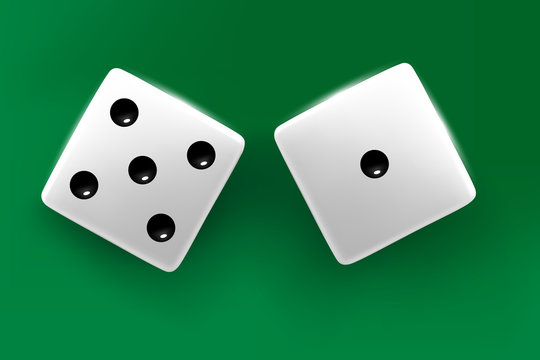
#> input picture assignment-27/Input/3.jpg, 540 x 360 px
$ jupyter execute 'Dice Recognition test.ipynb'   (older library calls are emulated)
#> lines starting #> are read from the running program, lines starting #| are printed output that depends on the picture; after the words box and inside, x2 and y2 are one past the last pixel; in counts of white or black regions, pixels touching at a corner belong together
[cell 1]
import cv2
import numpy as np
import matplotlib.pyplot as plt

[cell 2]
img = cv2.imread( "Input/3.jpg")
#> img is the input picture: shape (360, 540, 3); mean B, G, R 89.9, 135.2, 52.7
img = cv2.cvtColor(img , cv2.COLOR_BGR2GRAY)
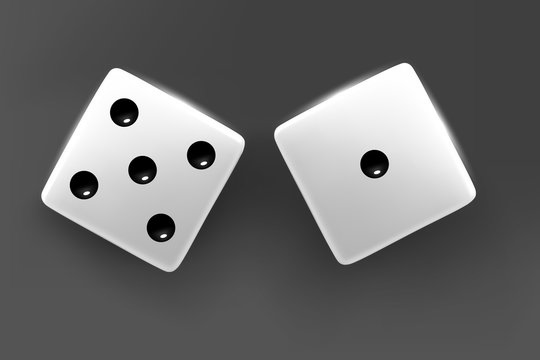
#> img: shape (360, 540); min 0, max 255, mean 105.3
plt.imshow(img, cmap = "gray")

[cell 3]
img = cv2.GaussianBlur(img, (3, 3), 0)
lap = cv2.Laplacian(img ,cv2.CV_16S)
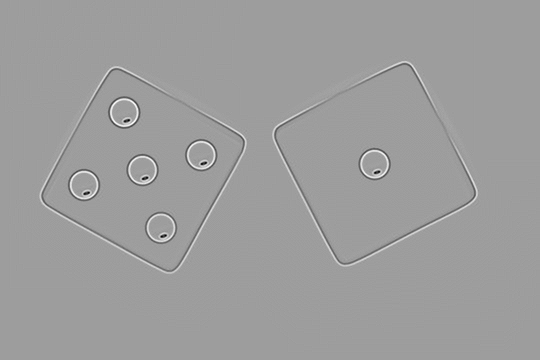
#> lap: shape (360, 540) int16; min -145, max 90, mean 0; drawn with min black and max white
lap = np.uint8(np.absolute(lap))
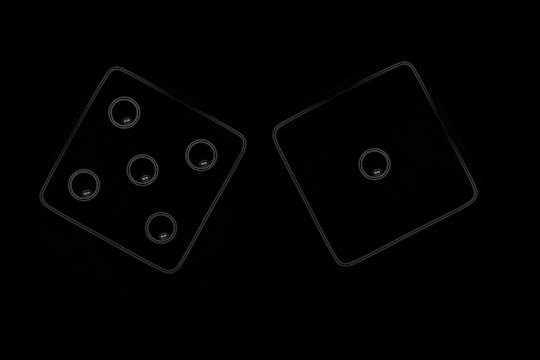
#> lap: shape (360, 540); min 0, max 145, mean 2
plt.imshow(lap, cmap = "gray")

[cell 4]
_ , th1 = cv2.threshold(lap , 10 , 255 , cv2.THRESH_BINARY)
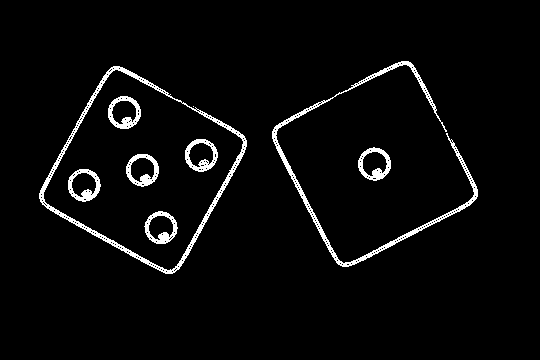
#> th1: shape (360, 540); 3.7% white; 9 white regions (1 under 20 px)
plt.imshow(th1, cmap = "gray")

[cell 5]
contours , _ = cv2.findContours(th1, cv2.RETR_LIST, cv2.CHAIN_APPROX_NONE)
#> contours = 422 contours, 407 with area under 20; largest, box (x1, y1, x2, y2) and area: (39, 66, 247, 274) 25408, (43, 69, 244, 271) 23462, (272, 61, 478, 267) 1830, (108, 96, 141, 129) 814, (358, 147, 391, 181) 806

for c in contours:
    if len(c) > 50:
        x, y, w, h = cv2.boundingRect(c)
        cv2.rectangle(img, (x,y) , (x+w,y+h), (127,127,127), 4)
        plt.imshow(img, cmap = "gray")
#> this loop made 422 passes
#> (x, y, w, h) on passes 116, 130, 200, 214, 248, 255, 258, 267, 277, 285, 360, 368: (148, 215, 26, 26), (144, 211, 34, 33), (71, 172, 26, 26), (68, 169, 33, 33), (130, 157, 25, 26), (126, 154, 33, 33), (362, 151, 26, 26), (358, 147, 33, 34), (188, 142, 26, 26), (185, 139, 33, 33), (111, 100, 26, 25), (108, 96, 33, 33)
#> c on passes 1 to 6: [[171, 271], [172, 270], [173, 271], [172, 272]], [[165, 271], [166, 270], [167, 271], [166, 272]], [[173, 270], [174, 269], [175, 270], [174, 271]], [[162, 270], [163, 269], [164, 270], [163, 271]], [[174, 269], [175, 268], [176, 269], [175, 270]], [[160, 269], [161, 268], [162, 269], [161, 270]]
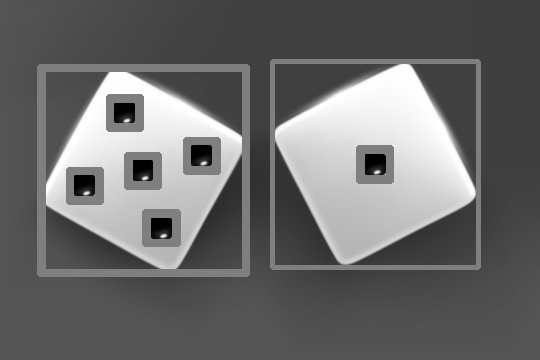
#> img: shape (360, 540); min 0, max 255, mean 107.1
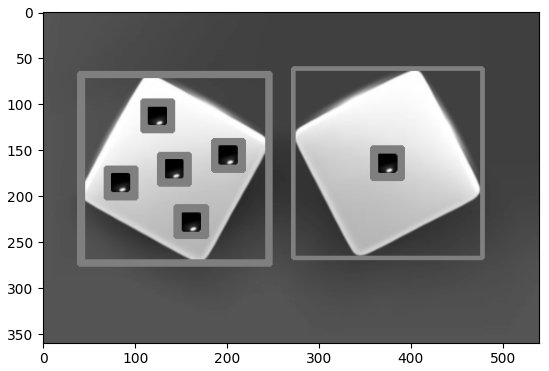
#> figure drawn by matplotlib, 1 panel

$ run again, with assignment-27/Input/10.jpg copied over assignment-27/Input/3.jpg
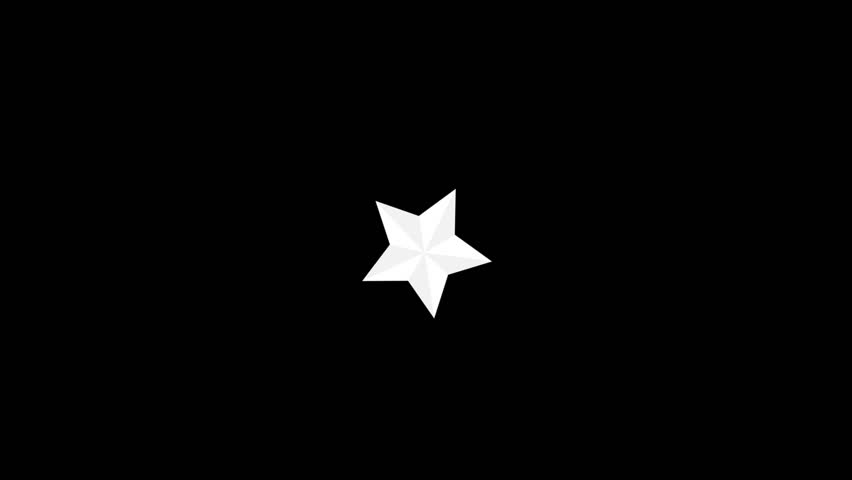
#> input picture assignment-27/Input/10.jpg, 852 x 480 px
#> img is the input picture: shape (480, 852, 3); min 0, max 255, mean 5.2
#> `_ , th1 = cv2.threshold(lap , 10 , 255 , cv2.THRESH_BINARY)`:
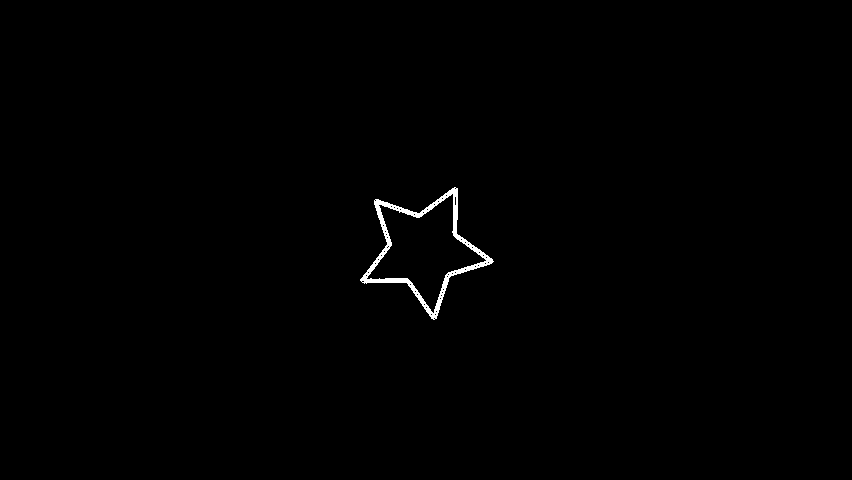
#> th1: shape (480, 852); 0.5% white; 1 white region
#> contours = 58 contours, 56 with area under 20; largest, box (x1, y1, x2, y2) and area: (360, 187, 494, 320) 7872, (366, 193, 487, 314) 6177
#> the loop `for c in contours:` made 58 passes
#> (x, y, w, h) on passes 56, 58: (366, 193, 121, 121), (360, 187, 134, 133)
#> `[cell 5] contours , _ = cv2.findContours(th1, cv2.RETR_LIST, cv2.CHAIN..`:
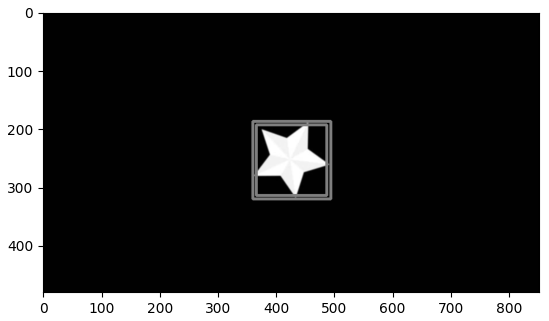
#> figure drawn by matplotlib, 1 panel
